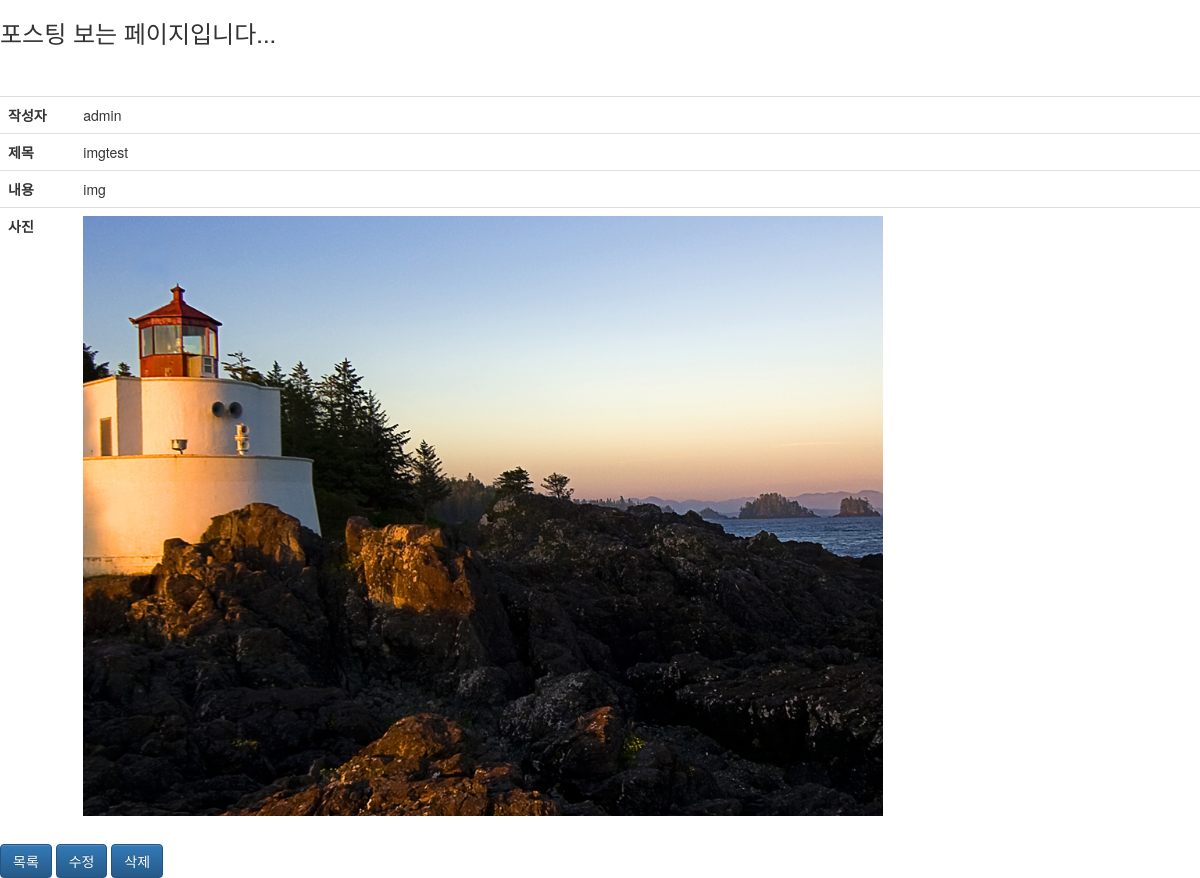
Page /blog/6/ on the earlier database version.
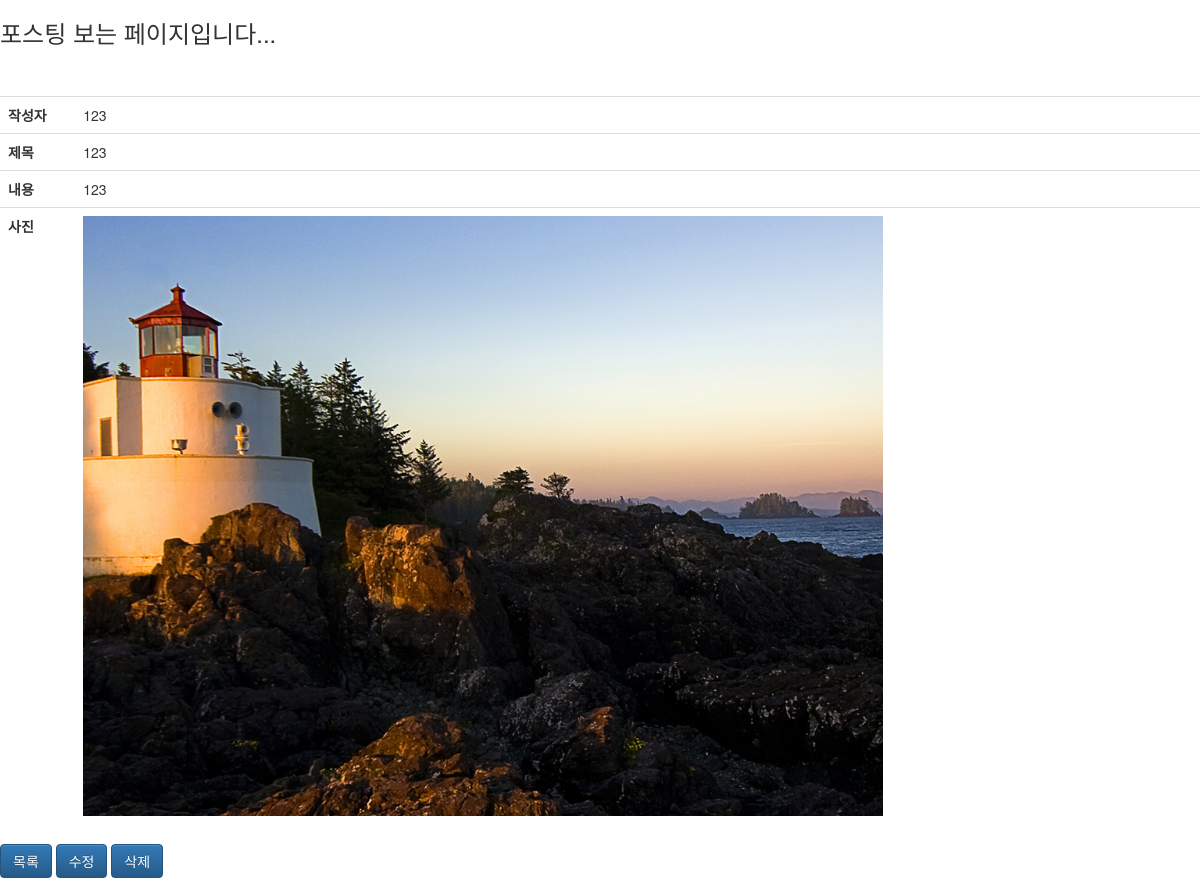
Same page on the later database version.
### main/models.py (models this page shows, shortened)
class Post(models.Model):
    writer = models.CharField(max_length=50)
    title = models.CharField(max_length=50)
    contents = models.TextField()
    mainphoto = models.ImageField(blank=True, null=True)

### main/views.py (the view)
# urls.py: path('blog/<int:pk>', posting, name="posting"),
def posting(request, pk):
    post = Post.objects.get(pk=pk)
    return render(request, 'main/posting.html', {'post': post})

### main/templates/main/posting.html (shortened to what this page needs)
<!DOCTYPE html>
<html lang="en">
<head>
    <link rel="stylesheet" href="https://maxcdn.bootstrapcdn.com/bootstrap/3.3.7/css/bootstrap.min.css">
    <link rel="stylesheet" href="https://maxcdn.bootstrapcdn.com/bootstrap/3.3.7/css/bootstrap-theme.min.css">
</head>
<body>
<h3>포스팅 보는 페이지입니다...</h3><br><br>
<table class = "table">
    <tr>
        <th>
            작성자
        </th>
        <td>
            {{post.writer}}
        </td>
    </tr>
    <tr>
        <th>
            제목
        </th>
        <td>
            {{post.title}}
        </td>
    </tr>
    <tr>
        <th>
            내용
        </th>
        <td>
            {{post.contents}}
        </td>
    </tr>
    {% if post.mainphoto %}
    <tr>
        <th>
            사진
        </th>
        <td>
            <img src = "{{post.mainphoto.url}}" alt="" height="600"><br>
        </td>
    </tr>
    {% endif %}
</table>
<a href = "/blog/" class = "btn btn-primary"> 목록 </a>
<a href = "./update" class = "btn btn-primary">수정</a>
<a href = "./remove" class = "btn btn-primary">삭제</a>
</body>
</html>

Differences in the rows shown:
changed Post: writer "admin" → "123"; title "imgtest" → "123"; contents "img" → "123"
